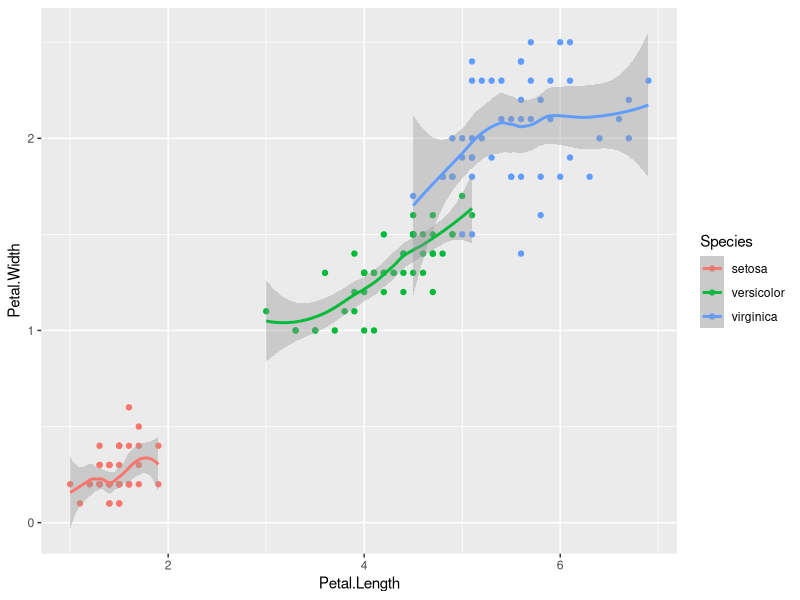
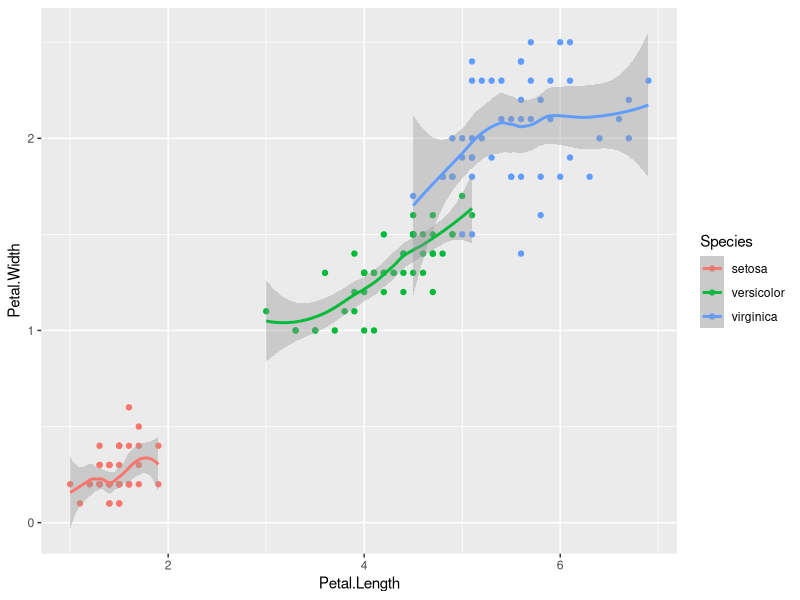

The R script that drew these images, in order:
## ---- chunk 1
print('hello world')
## ---- chunk 2
library(data.table)
## ---- chunk 3
library(data.table)
## ---- chunk 4
library(raster)
rasterOptions(tmpdir="/mnt/storage/tmp/")

## ---- chunk 5
library(ggplot2)
ggplot(iris, aes(x=Petal.Length, y=Petal.Width, color=Species)) + geom_point() + geom_smooth()
## ---- chunk 6
library(ggplot2)
ggplot(iris, aes(x=Petal.Length, y=Petal.Width, color=Species)) + geom_point() + geom_smooth()
